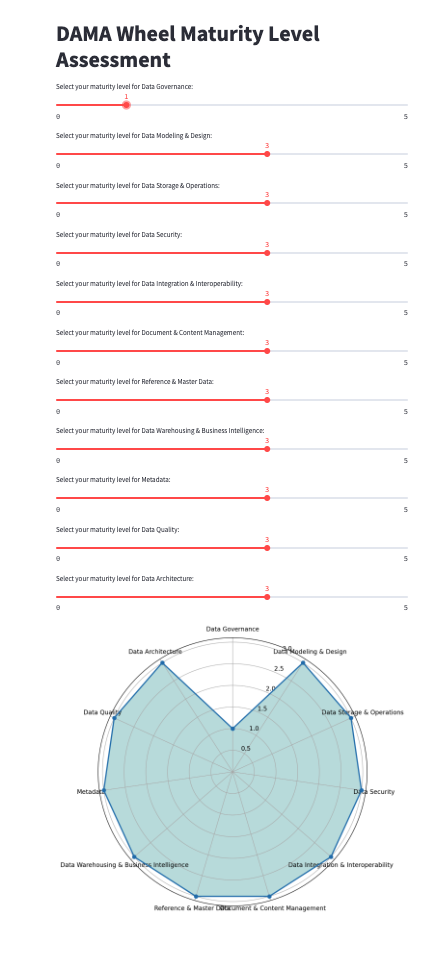

Reproduce this figure in Python.
import streamlit as st
import matplotlib.pyplot as plt
import numpy as np

# Define the knowledge areas in clockwise order starting with Data Governance at the top
knowledge_areas = [
    "Data Governance", "Data Modeling & Design", "Data Storage & Operations",
    "Data Security", "Data Integration & Interoperability", "Document & Content Management",
    "Reference & Master Data", "Data Warehousing & Business Intelligence",
    "Metadata", "Data Quality", "Data Architecture"
]

# Initialize the Streamlit app
st.title("DAMA Wheel Maturity Level Assessment")

# Initialize the maturity levels with a default value
maturity_levels = {area: 3 for area in knowledge_areas}

# Calculate the angle for each knowledge area and adjust to start with Data Governance at the top
angles = np.linspace(0, 2 * np.pi, len(knowledge_areas), endpoint=False).tolist()
angles += angles[:1]  # Complete the loop

# Define the function to create the radar chart
def create_radar_chart(ax, angles, values):
    ax.set_theta_offset(np.pi / 2)  # Set the start to the top
    ax.set_theta_direction(-1)  # Set the direction to clockwise
    
    # Plot and fill the radar chart
    ax.fill(angles, values, 'teal', alpha=0.25)
    ax.plot(angles, values, 'o-', linewidth=2)
    
    # Set labels for the knowledge areas
    ax.set_thetagrids(np.degrees(angles[:-1]), knowledge_areas)

# Create sliders for each of the 11 knowledge areas
for area in knowledge_areas:
    maturity_levels[area] = st.slider(f"Select your maturity level for {area}:", 0, 5, maturity_levels[area])

# Convert the maturity levels to a list and append the first value to close the radar chart loop
values = list(maturity_levels.values()) + [list(maturity_levels.values())[0]]

# Set up the radar chart (polar plot) with Data Governance at the top
fig, ax = plt.subplots(figsize=(8, 8), subplot_kw=dict(polar=True))

# Create the radar chart with the current values
create_radar_chart(ax, angles, values)

# Display the radar chart in the Streamlit app
st.pyplot(fig)
